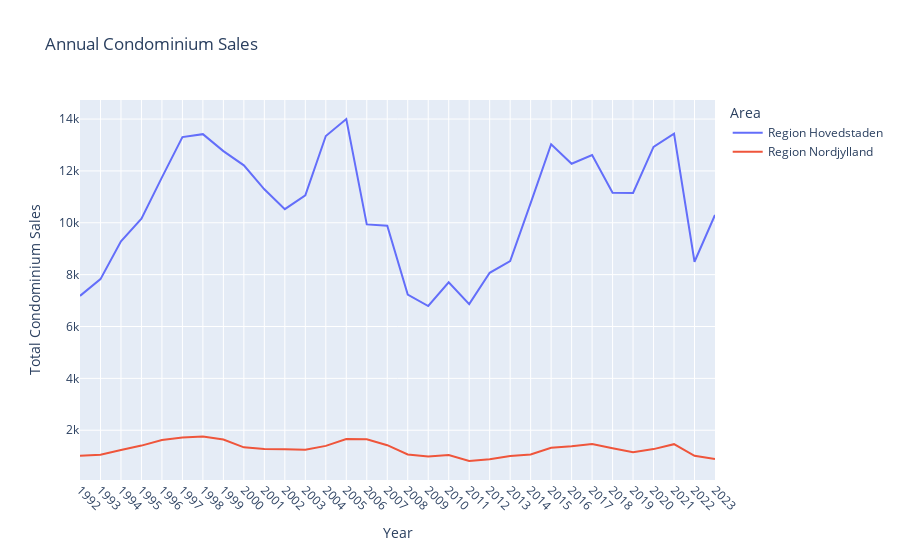

The cell this chart's notebook holds for it:
### Markdown cell above
#### Condominium prices in Region Hovedstaden have grown substantially and remain higher than in Region Nordjylland, which shows a more steady increase.

### Code cell
# We combine the plots for both areas in one figure for comparison (data set 2)
dataproject.plot_combined_sales(focused_salesdata)

### Figure 1 — Plotly figure (JSON) as saved in the notebook; plotly's stock layout.template omitted (floating-point values rounded to 4 significant figures)
{"data": [{"hovertemplate": "Area=Region Hovedstaden<br>Year=%{x}<br>Total Condominium Sales=%{y}<extra></extra>", "legendgroup": "Region Hovedstaden", "line": {"color": "#636efa", "dash": "solid"}, "marker": {"symbol": "circle"}, "mode": "lines", "name": "Region Hovedstaden", "orientation": "v", "showlegend": true, "type": "scatter", "x": ["1992", "1993", "1994", "1995", "1996", "1997", "1998", "1999", "2000", "2001", "2002", "2003", "2004", "2005", "2006", "2007", "2008", "2009", "2010", "2011", "2012", "2013", "2014", "2015", "2016", "2017", "2018", "2019", "2020", "2021", "2022", "2023"], "xaxis": "x", "y": [7181, 7827, 9286, 10154, 11752, 13303, 13417, 12764, 12215, 11291, 10525, 11057, 13347, 14002, 9938, 9883, 7231, 6790, 7702, 6865, 8071, 8521, 10760, 13030, 12276, 12614, 11160, 11151, 12929, 13440, 8496, 10304], "yaxis": "y"}, {"hovertemplate": "Area=Region Nordjylland<br>Year=%{x}<br>Total Condominium Sales=%{y}<extra></extra>", "legendgroup": "Region Nordjylland", "line": {"color": "#EF553B", "dash": "solid"}, "marker": {"symbol": "circle"}, "mode": "lines", "name": "Region Nordjylland", "orientation": "v", "showlegend": true, "type": "scatter", "x": ["1992", "1993", "1994", "1995", "1996", "1997", "1998", "1999", "2000", "2001", "2002", "2003", "2004", "2005", "2006", "2007", "2008", "2009", "2010", "2011", "2012", "2013", "2014", "2015", "2016", "2017", "2018", "2019", "2020", "2021", "2022", "2023"], "xaxis": "x", "y": [1018, 1056, 1234, 1407, 1626, 1720, 1757, 1640, 1339, 1271, 1268, 1247, 1396, 1663, 1652, 1423, 1067, 984, 1040, 813, 882, 1006, 1067, 1326, 1386, 1468, 1303, 1154, 1272, 1462, 1013, 890], "yaxis": "y"}], "layout": {"legend": {"title": {"text": "Area"}, "tracegroupgap": 0}, "title": {"text": "Annual Condominium Sales"}, "xaxis": {"anchor": "y", "domain": [0, 1], "tickangle": 45, "title": {"text": "Year"}}, "yaxis": {"anchor": "x", "domain": [0, 1], "title": {"text": "Total Condominium Sales"}}}}
